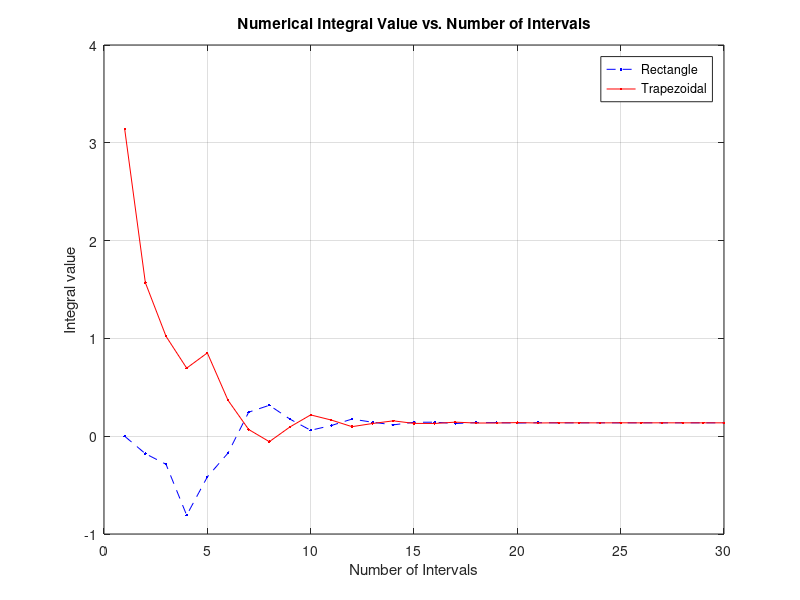

Recreate this plot in MATLAB. (Note: this script raises an error after producing the figure.)
close all; clear all; clear figure;
%% Problem 1
%AE 370 HW #1
% @author Max Feinberg
% @date 2/10/16
% @version 1.0
% Numerical Integration and Differentation
%%Problem 1
f = @(x) sinh(x);
Problem1_Check = integral(f,2,6);
%Rectangle
a = 2; b = 6;
h = (b-a)/3;
Rectangle_Rule_Approximation = h * (f(8/3)+f(12/3)+f(16/3));
Rectangle_Error = (Rectangle_Rule_Approximation -  Problem1_Check) / Problem1_Check * 100;
%Trapezoid
Trapezoidal_Rule_Approximation = (2/2)*(f(2)+2*f(4)+f(6));
Trap_Error = (Trapezoidal_Rule_Approximation -  Problem1_Check) / Problem1_Check * 100;
%Simpson
Simpson_Rule_Approximation = (h/2)*(f(2)+4*f(4)+f(6));
Simpson_Error = (Simpson_Rule_Approximation -  Problem1_Check) / Problem1_Check * 100;
%Gauss Quadrature
zeta1 = 0; w_1 = 8/9;
zeta2 = sqrt(3/5); w_2=5/9;
zeta3 = -1*sqrt(3/5);
GQ_Approximation = (b-a)*.5*(f(((b-a)*zeta1 + (a+b))/2)*w_1 + f(((b-a)*zeta2 + (a+b))/2)*w_2 + f(((b-a)*zeta3 + (a+b))/2)*w_2);
GQ_Error = (GQ_Approximation -  Problem1_Check) / Problem1_Check * 100;
fprintf(['Problem 1\n'...
        '\nExact Integral Value: %f \n'...
        '\nRectangle Rule Value: %f Percentage Error: %f%% \n'...
        '\nTrapezoidal Value: %f Percentage Error: %f%% \n'...
        '\nSimpson''s Rule Value: %f Percentage Error: %f%% \n'...
        '\nGauss Quadrature: %f Percentage Error: %f%% \n'], Problem1_Check, Rectangle_Rule_Approximation, Rectangle_Error,...
        Trapezoidal_Rule_Approximation, Trap_Error, Simpson_Rule_Approximation, Simpson_Error, GQ_Approximation, GQ_Error);
fprintf(['With only 3 function evaluations, the Gauss Quadrature method of numerical integration is clearly the most accurate\n'...
         'with a percentage error of only -0.126%%.  As is expected, the Rectangle Rule Approximation is more than twice as accurate\n'...
         'as the Trapezoidal Rule Approximation.  The Simpson''s rule approximation also yields a more accurate result than the\n' ...
         'Rectangle Rule and Trapezoidal Rule approximations.\n\n']);
     
%% Problem 2
fprintf('Problem 2\n');
f2 = @(x) cos((x.^3)+3.*x)./exp(x.^2);
Problem2_Check = integral(f2,0, 2*pi);
TrapezoidalValues = zeros(30,1);
k = 0;
MAX_INTERVAL = 30;
RectangleValues = zeros(2,MAX_INTERVAL);
TrapValues = zeros(2,MAX_INTERVAL);
while k < MAX_INTERVAL
    k = k+1;
    w = (2*pi)/(k);
    Ir = 0;
    It = 0;
    j = 0;
    while j < k
        j = j + 1;
        x = (j-1)*w+(w/2);
        z0 = x - (w/2);
        z1 = x + (w/2);
        Ir = Ir + f2(x)*w;
        It = It + (f2(z0) + f2(z1))*.5*w; 
    end
    RectangleValues(1,k) = k;
    RectangleValues(2,k) = Ir;
    TrapValues(1,k) = k;
    TrapValues(2,k) = It;
end
figure(1)
plot(RectangleValues(1,:),RectangleValues(2,:),'b.--',TrapValues(1,:),TrapValues(2,:),'r.-');
title('Numerical Integral Value vs. Number of Intervals');
legend('Rectangle', 'Trapezoidal');
ylabel('Integral value');
xlabel('Number of Intervals');
grid on;
fprintf(['Both the Rectangle Rule and Trapezoidal Rule approximations begin to converge\n' ...
         'at approximately 15 intervals. At low interval values, the Trapezoidal Rule tends\n'...
         'to overestimate the integral for this function while the Rectangle rule tends to \n'...
         'underestimate the integral.\n\n']);
%% Problem 3
fprintf('Problem 3\n');
f3 = @(x,y) x.*sin(x.^2)+log(2 + y);
Problem3_Check = integral2(f3, -1, 1, -1, 1);
% 1 x 1
GQ1 = 4 * f3(0,0);
GQ1_Error = (GQ1 -  Problem3_Check) / Problem3_Check * 100;
% 2 x2 
eta = sqrt(3)^-1;
zeta = sqrt(3)^-1;
GQ2 = 1 * (f3(eta, zeta)) + 1 * (f3(-1*eta, zeta)) + 1 * (f3(eta, -1*zeta)) + 1 * (f3(-1*eta, -1 * zeta));
GQ2_Error = (GQ2 -  Problem3_Check) / Problem3_Check * 100;
%3 x 3
w1 = 8/9;
w2 = 5/9;
eta = sqrt(3/5);
zeta = sqrt(3/5);
GQ3 = w1 * w1 * f3(0,0) + w1 * w2*f3(eta, 0) + w1 * w2 * f3(-1 * eta, 0) + w1 * w2 * f3(0, eta) + ...
      w1 * w2 * f3(0, -1 * eta) + w2 * w2 * f3(eta, zeta) + w2 * w2 * f3(-1 * eta, zeta) +...
      w2 * w2 * f3(eta, -1 * zeta) + w2 * w2 * f3(-1 * eta, -1 *zeta);
GQ3_Error = (GQ3 -  Problem3_Check) / Problem3_Check * 100;
fprintf(['Exact Integral Value: %f\n'...
         '\n1 * 1 Gauss Quadrature Rule Approximation: %f Percentage Error: %f%%\n' ...
         '\n2 * 2 Gauss Quadrature Rule Approximation: %f Percentage Error: %f%%\n' ...
         '\n3 * 3 Gauss Quadrature Rule Approximation: %f Percentage Error: %f%%\n\n' ...
        ], Problem3_Check, GQ1, GQ1_Error, GQ2, GQ2_Error, GQ3, GQ3_Error );
fprintf(['The Guass Quadrature approximations of the integral quickly converge to the\n'...
         'exact value as the number of sampling points increases.\n\n']);
%% Problem 4
fprintf('Problem 4\n');
f4 = @(x) exp(1 + 3.*x);
syms t;
Problem4_Check = diff(exp(1+3*t), t);
t = 2;
Problem4_Check = eval(Problem4_Check);
h1 = 0.05; h2 = 0.1;
x = 2;
CentralDifferenceApprox1 = (f4(x + h1) - f4(x-h1))/(2*h1);
CD1_Error = (CentralDifferenceApprox1 -  Problem4_Check) / Problem4_Check * 100;
CentralDifferenceApprox2 = (f4(x + h2) - f4(x - h2))/(2*h2);
CD2_Error = (CentralDifferenceApprox2 -  Problem4_Check) / Problem4_Check * 100;
a0 =(CentralDifferenceApprox2 - (2^2)*CentralDifferenceApprox1)/(1-(2^2));
R_Error = (a0 -  Problem4_Check) / Problem4_Check * 100;
fprintf(['Exact Derivative Value: %f\n'...
         '\nh = 0.05 Central Difference Approximation: %f Percentage Error: %f%%\n' ...
         '\nh = 0.1 Central Difference Approximation: %f Percentage Error: %f%%\n' ...
         '\nRichardson''s Extrapolation Scheme Approximation: %f Percentage Error: %f%%\n\n' ...
        ], Problem4_Check, CentralDifferenceApprox1, CD1_Error, CentralDifferenceApprox2, ...
          CD2_Error, a0, R_Error );
fprintf(['Beginning with a small h value of 0.05, our central difference approximation has\n'...
         'a relatively small error of 0.375%%.  However, by implementing the Richardson Extrapolation method\n'...
         'with a q value of 2, we are able to reduce our error drastically to -0.00169%%, a value that is correct\n' ...
         'to 5 significant figures.']);